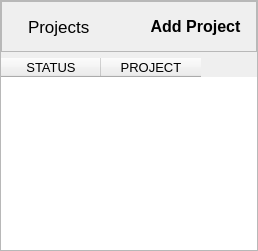
                     <widget class="QWidget" name="projects_page">
                      <property name="font">
                       <font>
                        <family>Segoe UI</family>
                        <pointsize>10</pointsize>
                       </font>
                      </property>
                      <layout class="QGridLayout" name="gridLayout_3">
                       <property name="leftMargin">
                        <number>0</number>
                       </property>
                       <property name="topMargin">
                        <number>0</number>
                       </property>
                       <property name="rightMargin">
                        <number>0</number>
                       </property>
                       <property name="bottomMargin">
                        <number>0</number>
                       </property>
                       <property name="horizontalSpacing">
                        <number>0</number>
                       </property>
                       <item row="0" column="0">
                        <widget class="QFrame" name="projects_frame">
                         <property name="frameShape">
                          <enum>QFrame::StyledPanel</enum>
                         </property>
                         <property name="frameShadow">
                          <enum>QFrame::Raised</enum>
                         </property>
                         <layout class="QGridLayout" name="gridLayout_20">
                          <property name="leftMargin">
                           <number>0</number>
                          </property>
                          <property name="topMargin">
                           <number>0</number>
                          </property>
                          <property name="rightMargin">
                           <number>0</number>
                          </property>
                          <property name="bottomMargin">
                           <number>0</number>
                          </property>
                          <item row="0" column="0">
                           <widget class="QFrame" name="pro_top_frame">
                            <property name="frameShape">
                             <enum>QFrame::StyledPanel</enum>
                            </property>
                            <property name="frameShadow">
                             <enum>QFrame::Raised</enum>
                            </property>
                            <layout class="QHBoxLayout" name="pro_top_frameLayout">
                             <property name="spacing">
                              <number>7</number>
                             </property>
                             <property name="leftMargin">
                              <number>11</number>
                             </property>
                             <property name="topMargin">
                              <number>11</number>
                             </property>
                             <property name="rightMargin">
                              <number>11</number>
                             </property>
                             <property name="bottomMargin">
                              <number>11</number>
                             </property>
                             <item>
                              <widget class="QLabel" name="label_4">
                               <property name="text">
                                <string/>
                               </property>
                               <property name="pixmap">
                                <pixmap resource="../files.qrc">:/16x16/icons/16x16/cil-3d.png</pixmap>
                               </property>
                              </widget>
                             </item>
                             <item>
                              <widget class="QLabel" name="pro_label">
                               <property name="font">
                                <font>
                                 <family>Segoe UI</family>
                                 <pointsize>13</pointsize>
                                </font>
                               </property>
                               <property name="styleSheet">
                                <string notr="true">QLabel{border:none}</string>
                               </property>
                               <property name="text">
                                <string>Projects</string>
                               </property>
                              </widget>
                             </item>
                             <item>
                              <spacer name="horizontalSpacer_5">
                               <property name="orientation">
                                <enum>Qt::Horizontal</enum>
                               </property>
                               <property name="sizeHint" stdset="0">
                                <size>
                                 <width>40</width>
                                 <height>20</height>
                                </size>
                               </property>
                              </spacer>
                             </item>
                             <item>
                              <widget class="QPushButton" name="pro_add_btn">
                               <property name="font">
                                <font>
                                 <family>Segoe UI</family>
                                 <pointsize>12</pointsize>
                                 <weight>75</weight>
                                 <bold>true</bold>
                                </font>
                               </property>
                               <property name="cursor">
                                <cursorShape>PointingHandCursor</cursorShape>
                               </property>
                               <property name="toolTip">
                                <string>Add Project</string>
                               </property>
                               <property name="text">
                                <string>Add Project</string>
                               </property>
                               <property name="icon">
                                <iconset resource="../files.qrc">
                                 <normaloff>:/24x24/icons/24x24/cil-medical-cross.png</normaloff>:/24x24/icons/24x24/cil-medical-cross.png</iconset>
                               </property>
                               <property name="iconSize">
                                <size>
                                 <width>24</width>
                                 <height>24</height>
                                </size>
                               </property>
                               <property name="flat">
                                <bool>true</bool>
                               </property>
                              </widget>
                             </item>
                            </layout>
                           </widget>
                          </item>
                          <item row="1" column="0">
                           <widget class="QTableWidget" name="pro_table">
                            <property name="font">
                             <font>
                              <family>Segoe UI</family>
                              <pointsize>10</pointsize>
                             </font>
                            </property>
                            <property name="focusPolicy">
                             <enum>Qt::NoFocus</enum>
                            </property>
                            <property name="frameShape">
                             <enum>QFrame::NoFrame</enum>
                            </property>
                            <property name="frameShadow">
                             <enum>QFrame::Raised</enum>
                            </property>
                            <property name="editTriggers">
                             <set>QAbstractItemView::NoEditTriggers</set>
                            </property>
                            <property name="selectionBehavior">
                             <enum>QAbstractItemView::SelectRows</enum>
                            </property>
                            <property name="showGrid">
                             <bool>false</bool>
                            </property>
                            <property name="sortingEnabled">
                             <bool>true</bool>
                            </property>
                            <property name="columnCount">
                             <number>2</number>
                            </property>
                            <attribute name="verticalHeaderVisible">
                             <bool>false</bool>
                            </attribute>
                            <column>
                             <property name="text">
                              <string>STATUS</string>
                             </property>
                            </column>
                            <column>
                             <property name="text">
                              <string>PROJECT</string>
                             </property>
                            </column>
                           </widget>
                          </item>
                         </layout>
                        </widget>
                       </item>
                      </layout>
                     </widget>
